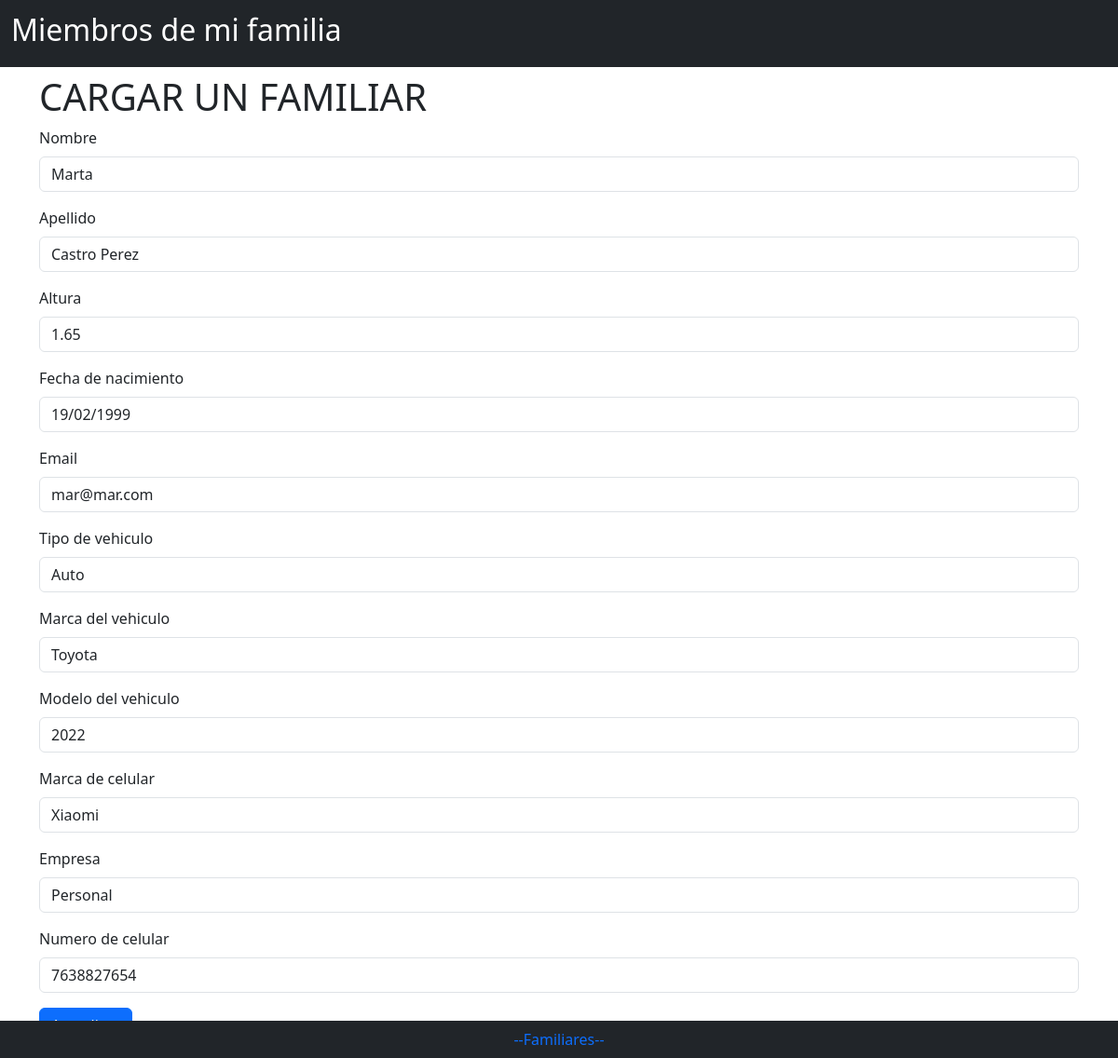
The app's page /familia/actualizar/30 with its own data.
### familia/models.py (models this page shows)
class Persona(models.Model):
    nombre = models.TextField(max_length=100)
    apellido = models.CharField(max_length=100)
    altura = models.FloatField(default=0.0)
    fecha_nacimiento = models.DateField()
    email = models.TextField(max_length=100)

class Vehiculo(Persona):
    tipo = models.CharField(max_length=100)
    marca = models.CharField(max_length=100)
    modelo = models.IntegerField()

class Celular(Vehiculo):
    marca_celular = models.CharField(max_length=100)
    empresa = models.CharField(max_length=100)
    numero = models.IntegerField()

### familia/views.py (the view, shortened to what this page needs)
# urls.py: path('actualizar/', actualizar, name="actualizar_action"),
def actualizar(request, identificador=''):
    if request.method == "GET":
        persona = get_object_or_404(Celular, pk=int(identificador))
        initial = {
            "id": persona.id,
            "nombre": persona.nombre,
            "apellido": persona.apellido,
            "altura": persona.altura,
            "fecha_nacimiento": persona.fecha_nacimiento.strftime("%d/%m/%Y"),
            "email": persona.email,
            "tipo": persona.tipo,
            "marca": persona.marca,
            "modelo": persona.modelo,
            "marca_celular": persona.marca_celular,
            "empresa": persona.empresa,
            "numero": persona.numero,
        }
        form_actualizar = ActualizarPersonaForm(initial=initial)
        return render(request, 'familia/form_carga.html', {'form': form_actualizar, 'actualizar': True})

### familia/forms.py
class ActualizarPersonaForm(PersonaForm):
    id = forms.IntegerField(widget = forms.HiddenInput())

### familia/templates/familia/form_carga.html (shortened to what this page needs)
{% extends "familia/index.html" %}
{% load bootstrap5 %}
{% block cuerpo %}
<div class="container">
   <div class="row">
     <div class="col">
      <h1>CARGAR UN FAMILIAR</h1>
     </div>
     </div>
     <dov class="row">
     <div class="col">
      {% if actualizar %}
          <form action="{% url  'actualizar_action' %}" method="post">
      {% else %}
          <form action="{% url  'agregar'%}" method="post">
      {% endif %}
      {% bootstrap_form form %}
      {% if actualizar %}
        {% bootstrap_button "Actualizar" button_type="submit" button_class="btn-primary" %}
      {% else %}
        {% bootstrap_button "Guardar" button_type="submit" button_class="btn-primary" %}
      {% endif %}
      </form>
     </div>
   </div>
 {% endblock %}

### records on screen
Persona: nombre "Marta", apellido "Castro Perez", email "mar@mar.com"
Vehiculo: tipo "Auto", marca "Toyota"
Celular: marca_celular "Xiaomi", empresa "Personal", numero "7638827654"
